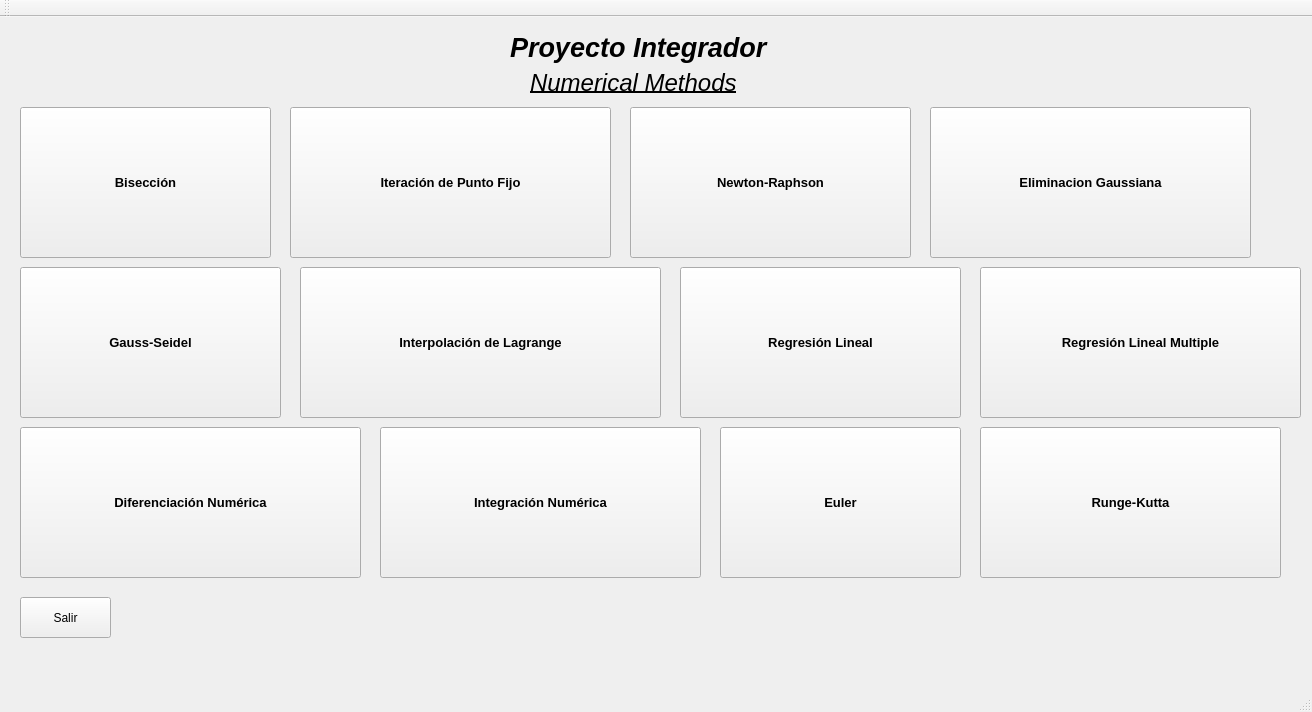
<?xml version="1.0" encoding="UTF-8"?>
<ui version="4.0">
 <class>Proyecto</class>
 <widget class="QMainWindow" name="Proyecto">
  <property name="geometry">
   <rect>
    <x>0</x>
    <y>0</y>
    <width>1312</width>
    <height>712</height>
   </rect>
  </property>
  <property name="windowTitle">
   <string>Proyecto</string>
  </property>
  <widget class="QWidget" name="centralWidget">
   <widget class="QPushButton" name="bisec">
    <property name="geometry">
     <rect>
      <x>20</x>
      <y>90</y>
      <width>251</width>
      <height>151</height>
     </rect>
    </property>
    <property name="font">
     <font>
      <family>Arial</family>
      <pointsize>10</pointsize>
      <weight>75</weight>
      <bold>true</bold>
     </font>
    </property>
    <property name="text">
     <string>Bisección</string>
    </property>
    <property name="icon">
     <iconset>
      <normaloff>../../ProyectoIntegrador/Imagenes/032011_1646_Mtododebise21.png</normaloff>../../ProyectoIntegrador/Imagenes/032011_1646_Mtododebise21.png</iconset>
    </property>
    <property name="iconSize">
     <size>
      <width>150</width>
      <height>150</height>
     </size>
    </property>
    <property name="autoExclusive">
     <bool>false</bool>
    </property>
   </widget>
   <widget class="QPushButton" name="puntof">
    <property name="geometry">
     <rect>
      <x>290</x>
      <y>90</y>
      <width>321</width>
      <height>151</height>
     </rect>
    </property>
    <property name="font">
     <font>
      <family>Arial</family>
      <pointsize>10</pointsize>
      <weight>75</weight>
      <bold>true</bold>
     </font>
    </property>
    <property name="text">
     <string>Iteración de Punto Fijo</string>
    </property>
    <property name="icon">
     <iconset>
      <normaloff>../../ProyectoIntegrador/Imagenes/1200px-Puntos_fijos.svg.png</normaloff>../../ProyectoIntegrador/Imagenes/1200px-Puntos_fijos.svg.png</iconset>
    </property>
    <property name="iconSize">
     <size>
      <width>160</width>
      <height>160</height>
     </size>
    </property>
   </widget>
   <widget class="QPushButton" name="newrap">
    <property name="geometry">
     <rect>
      <x>630</x>
      <y>90</y>
      <width>281</width>
      <height>151</height>
     </rect>
    </property>
    <property name="font">
     <font>
      <family>Arial</family>
      <pointsize>10</pointsize>
      <weight>75</weight>
      <bold>true</bold>
     </font>
    </property>
    <property name="text">
     <string>Newton-Raphson</string>
    </property>
    <property name="icon">
     <iconset>
      <normaloff>../../ProyectoIntegrador/Imagenes/NewtonRaphson.png</normaloff>../../ProyectoIntegrador/Imagenes/NewtonRaphson.png</iconset>
    </property>
    <property name="iconSize">
     <size>
      <width>160</width>
      <height>160</height>
     </size>
    </property>
   </widget>
   <widget class="QPushButton" name="elga">
    <property name="geometry">
     <rect>
      <x>930</x>
      <y>90</y>
      <width>321</width>
      <height>151</height>
     </rect>
    </property>
    <property name="font">
     <font>
      <family>Arial</family>
      <pointsize>10</pointsize>
      <weight>75</weight>
      <bold>true</bold>
     </font>
    </property>
    <property name="text">
     <string>Eliminacion Gaussiana</string>
    </property>
    <property name="icon">
     <iconset>
      <normaloff>../../ProyectoIntegrador/Imagenes/ElimnacionGaussiana.JPG</normaloff>../../ProyectoIntegrador/Imagenes/ElimnacionGaussiana.JPG</iconset>
    </property>
    <property name="iconSize">
     <size>
      <width>160</width>
      <height>160</height>
     </size>
    </property>
   </widget>
   <widget class="QPushButton" name="gausei">
    <property name="geometry">
     <rect>
      <x>20</x>
      <y>250</y>
      <width>261</width>
      <height>151</height>
     </rect>
    </property>
    <property name="font">
     <font>
      <family>Arial</family>
      <pointsize>10</pointsize>
      <weight>75</weight>
      <bold>true</bold>
     </font>
    </property>
    <property name="text">
     <string>Gauss-Seidel</string>
    </property>
    <property name="icon">
     <iconset>
      <normaloff>../../ProyectoIntegrador/Imagenes/Gauss-Seidel.gif</normaloff>../../ProyectoIntegrador/Imagenes/Gauss-Seidel.gif</iconset>
    </property>
    <property name="iconSize">
     <size>
      <width>160</width>
      <height>160</height>
     </size>
    </property>
   </widget>
   <widget class="QPushButton" name="interl">
    <property name="geometry">
     <rect>
      <x>300</x>
      <y>250</y>
      <width>361</width>
      <height>151</height>
     </rect>
    </property>
    <property name="font">
     <font>
      <family>Arial</family>
      <pointsize>10</pointsize>
      <weight>75</weight>
      <bold>true</bold>
     </font>
    </property>
    <property name="text">
     <string>Interpolación de Lagrange</string>
    </property>
    <property name="icon">
     <iconset>
      <normaloff>../../ProyectoIntegrador/Imagenes/InterpolacionLagrange.png</normaloff>../../ProyectoIntegrador/Imagenes/InterpolacionLagrange.png</iconset>
    </property>
    <property name="iconSize">
     <size>
      <width>160</width>
      <height>160</height>
     </size>
    </property>
   </widget>
   <widget class="QPushButton" name="regrel">
    <property name="geometry">
     <rect>
      <x>680</x>
      <y>250</y>
      <width>281</width>
      <height>151</height>
     </rect>
    </property>
    <property name="font">
     <font>
      <family>Arial</family>
      <pointsize>10</pointsize>
      <weight>75</weight>
      <bold>true</bold>
     </font>
    </property>
    <property name="text">
     <string>Regresión Lineal</string>
    </property>
    <property name="icon">
     <iconset>
      <normaloff>../../ProyectoIntegrador/Imagenes/regresion lineal.png</normaloff>../../ProyectoIntegrador/Imagenes/regresion lineal.png</iconset>
    </property>
    <property name="iconSize">
     <size>
      <width>160</width>
      <height>160</height>
     </size>
    </property>
   </widget>
   <widget class="QPushButton" name="regrem">
    <property name="geometry">
     <rect>
      <x>980</x>
      <y>250</y>
      <width>321</width>
      <height>151</height>
     </rect>
    </property>
    <property name="font">
     <font>
      <family>Arial</family>
      <pointsize>10</pointsize>
      <weight>75</weight>
      <bold>true</bold>
     </font>
    </property>
    <property name="text">
     <string>Regresión Lineal Multiple</string>
    </property>
    <property name="icon">
     <iconset>
      <normaloff>../../ProyectoIntegrador/Imagenes/regresion multiple.png</normaloff>../../ProyectoIntegrador/Imagenes/regresion multiple.png</iconset>
    </property>
    <property name="iconSize">
     <size>
      <width>160</width>
      <height>140</height>
     </size>
    </property>
   </widget>
   <widget class="QPushButton" name="difen">
    <property name="geometry">
     <rect>
      <x>20</x>
      <y>410</y>
      <width>341</width>
      <height>151</height>
     </rect>
    </property>
    <property name="font">
     <font>
      <family>Arial</family>
      <pointsize>10</pointsize>
      <weight>75</weight>
      <bold>true</bold>
     </font>
    </property>
    <property name="text">
     <string>Diferenciación Numérica</string>
    </property>
    <property name="icon">
     <iconset>
      <normaloff>../../ProyectoIntegrador/Imagenes/T12.JPG</normaloff>../../ProyectoIntegrador/Imagenes/T12.JPG</iconset>
    </property>
    <property name="iconSize">
     <size>
      <width>170</width>
      <height>170</height>
     </size>
    </property>
   </widget>
   <widget class="QPushButton" name="inte">
    <property name="geometry">
     <rect>
      <x>380</x>
      <y>410</y>
      <width>321</width>
      <height>151</height>
     </rect>
    </property>
    <property name="font">
     <font>
      <family>Arial</family>
      <pointsize>10</pointsize>
      <weight>75</weight>
      <bold>true</bold>
     </font>
    </property>
    <property name="text">
     <string>Integración Numérica</string>
    </property>
    <property name="icon">
     <iconset>
      <normaloff>../../ProyectoIntegrador/Imagenes/t10.JPG</normaloff>../../ProyectoIntegrador/Imagenes/t10.JPG</iconset>
    </property>
    <property name="iconSize">
     <size>
      <width>160</width>
      <height>160</height>
     </size>
    </property>
   </widget>
   <widget class="QPushButton" name="eul">
    <property name="geometry">
     <rect>
      <x>720</x>
      <y>410</y>
      <width>241</width>
      <height>151</height>
     </rect>
    </property>
    <property name="font">
     <font>
      <family>Arial</family>
      <pointsize>10</pointsize>
      <weight>75</weight>
      <bold>true</bold>
     </font>
    </property>
    <property name="text">
     <string>Euler</string>
    </property>
    <property name="icon">
     <iconset>
      <normaloff>../../ProyectoIntegrador/Imagenes/método_de_Euler.jpg</normaloff>../../ProyectoIntegrador/Imagenes/método_de_Euler.jpg</iconset>
    </property>
    <property name="iconSize">
     <size>
      <width>165</width>
      <height>165</height>
     </size>
    </property>
   </widget>
   <widget class="QPushButton" name="Salir">
    <property name="geometry">
     <rect>
      <x>20</x>
      <y>580</y>
      <width>91</width>
      <height>41</height>
     </rect>
    </property>
    <property name="text">
     <string>Salir</string>
    </property>
   </widget>
   <widget class="QLabel" name="label">
    <property name="geometry">
     <rect>
      <x>510</x>
      <y>0</y>
      <width>261</width>
      <height>61</height>
     </rect>
    </property>
    <property name="font">
     <font>
      <family>Arial</family>
      <pointsize>20</pointsize>
      <weight>75</weight>
      <italic>true</italic>
      <bold>true</bold>
     </font>
    </property>
    <property name="autoFillBackground">
     <bool>false</bool>
    </property>
    <property name="text">
     <string>Proyecto Integrador</string>
    </property>
   </widget>
   <widget class="QLabel" name="label_2">
    <property name="geometry">
     <rect>
      <x>530</x>
      <y>50</y>
      <width>221</width>
      <height>31</height>
     </rect>
    </property>
    <property name="font">
     <font>
      <family>Arial</family>
      <pointsize>18</pointsize>
      <italic>true</italic>
      <underline>true</underline>
     </font>
    </property>
    <property name="text">
     <string>Numerical Methods</string>
    </property>
   </widget>
   <widget class="QPushButton" name="ruku">
    <property name="geometry">
     <rect>
      <x>980</x>
      <y>410</y>
      <width>301</width>
      <height>151</height>
     </rect>
    </property>
    <property name="font">
     <font>
      <family>Arial</family>
      <pointsize>10</pointsize>
      <weight>75</weight>
      <bold>true</bold>
     </font>
    </property>
    <property name="text">
     <string>Runge-Kutta</string>
    </property>
    <property name="icon">
     <iconset>
      <normaloff>../../ProyectoIntegrador/Imagenes/Runge-Kutta.png</normaloff>../../ProyectoIntegrador/Imagenes/Runge-Kutta.png</iconset>
    </property>
    <property name="iconSize">
     <size>
      <width>160</width>
      <height>160</height>
     </size>
    </property>
   </widget>
  </widget>
  <widget class="QMenuBar" name="menuBar">
   <property name="geometry">
    <rect>
     <x>0</x>
     <y>0</y>
     <width>1312</width>
     <height>21</height>
    </rect>
   </property>
  </widget>
  <widget class="QToolBar" name="mainToolBar">
   <attribute name="toolBarArea">
    <enum>TopToolBarArea</enum>
   </attribute>
   <attribute name="toolBarBreak">
    <bool>false</bool>
   </attribute>
  </widget>
  <widget class="QStatusBar" name="statusBar"/>
 </widget>
 <layoutdefault spacing="6" margin="11"/>
 <resources/>
 <connections/>
</ui>
